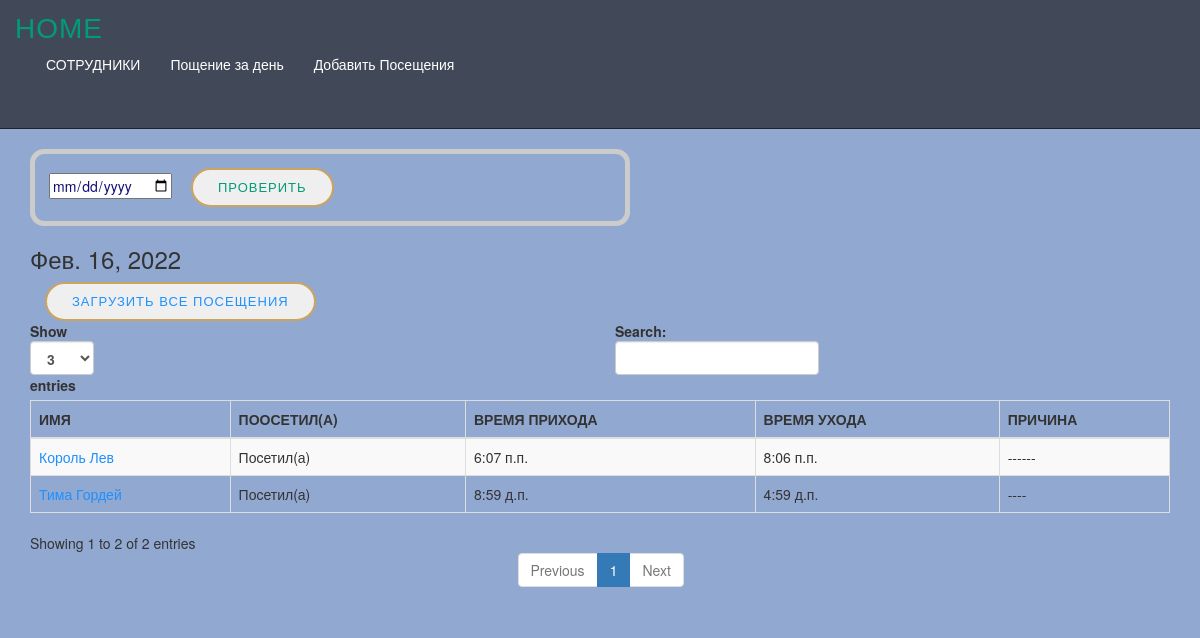
Page /list-visit-day/ on the committed database.
### grid/models.py (models this page shows, shortened)
class Visits(models.Model):
    date = models.DateField(auto_created=False)
    user = models.ForeignKey(Employee, on_delete=models.CASCADE)
    visited = models.BooleanField(choices=CHOICES)
    time_start = models.TimeField(auto_now_add=False, blank=True, null=True, default='00:00')
    time_end = models.TimeField(auto_now_add=False, blank=True, null=True, default='00:00')
    reason = models.CharField(max_length=1000, blank=True, default=' ')
    class Meta:
        ordering = ['-date']
        db_table = 'visit'

class Employee(models.Model):
    name = models.CharField(max_length=255)
    email = models.EmailField()
    phone = models.CharField(max_length=500)
    position = models.ForeignKey(Positions, on_delete=models.CASCADE)
    image = models.ImageField(upload_to='images')
    slug = models.SlugField(unique=True)
    steck = models.CharField(max_length=1000)
    def get_absolute_url(self):
        return reverse('visit', kwargs={'slug': self.slug})
    class Meta:
        db_table = 'employee'

### grid/views.py (the view)
# urls.py: path('list-visit-day/', list_visit_day, name='list_visit_day'),
def list_visit_day(request):
    day = d.today()
    visit = Visits.objects.filter(date=day)
    if request.method == 'POST':
        day = request.POST['day']
        visit = Visits.objects.filter(date=day)
    context = {
        'visits': visit,
        'day': day
    }
    return render(request, "list_visit_day.html", context)

### grid/templates/list_visit_day.html (shortened to what this page needs)
{% extends "base.html" %}
{% block content %}
<div class="col-md-12">
    <br>
    <form action="{% url 'list_visit_day' %}" method="POST">
        <input type="date" class="form-submit" name="day" id="day"
               placeholder="Todays Date" required>
        <button>ПРОВЕРИТЬ</button>
    </form>
    <div class="table-responsive">
        <table id="bootstrapdatatable" class="table table-striped table-bordered" width="100%">
            <thead>
            <th>ИМЯ</th>
            <th>ПООСЕТИЛ(А)</th>
            <th>ВРЕМЯ ПРИХОДА</th>
            <th>ВРЕМЯ УХОДА</th>
            <th>ПРИЧИНА</th>
            </thead>
            <tbody>
            <h3>{{ day }}</h3>
            <button>
            <a href="{% url 'export_excel' %}">Загрузить все посещения</a>
            </button>
            {% for visit in visits %}
            <tr>
                <td><a href="{{ visit.user.get_absolute_url }}">{{ visit.user.name }}</a></td>
                {% if visit.visited == True %}
                <td>Поcетил(а)</td>
                {% else %}
                <td>Отсутствовал(а)</td>
                {% endif %}
                {% if visit.time_start %}
                <td>{{ visit.time_start }}</td>
                {% else %}
                <td>----</td>
                {% endif %}
                {% if visit.time_end %}
                <td>{{ visit.time_end }}</td>
                {% else %}
                <td>----</td>
                {% endif %}
                {% if visit.reason %}
                <td>{{ visit.reason }}</td>
                {% else %}
                <td>----</td>
                {% endif %}
            </tr>
            {%endfor%}
            </tbody>
        </table>
    </div>
    {%endblock content%}

### grid/static/css/style.css (style rules this page uses)
body { background-color: #91A8D0; }
a { color: #1E90FF }
button { margin: 0 0 0 15px; border: 2px solid #cda45e; color: #009B77; border-radius: 50px; padding: 8px 25px; text-transform: uppercase; font-size: 13px; font-weight: 500; letter-spacing: 1px; transition: 0.3s; }
form { margin: 300 ; width: 600px; padding: 1em; border: 5px solid #CCC; border-radius: 1em; color: #110B77; }

### rows in the picture
Visits: user.name "Король Лев", visited "Поcетил(а)", time_start "6:07 п.п.", time_end "8:06 п.п.", reason "------"
Visits: user.name "Тима Гордей", visited "Поcетил(а)", time_start "8:59 д.п.", time_end "4:59 д.п.", reason "----"
